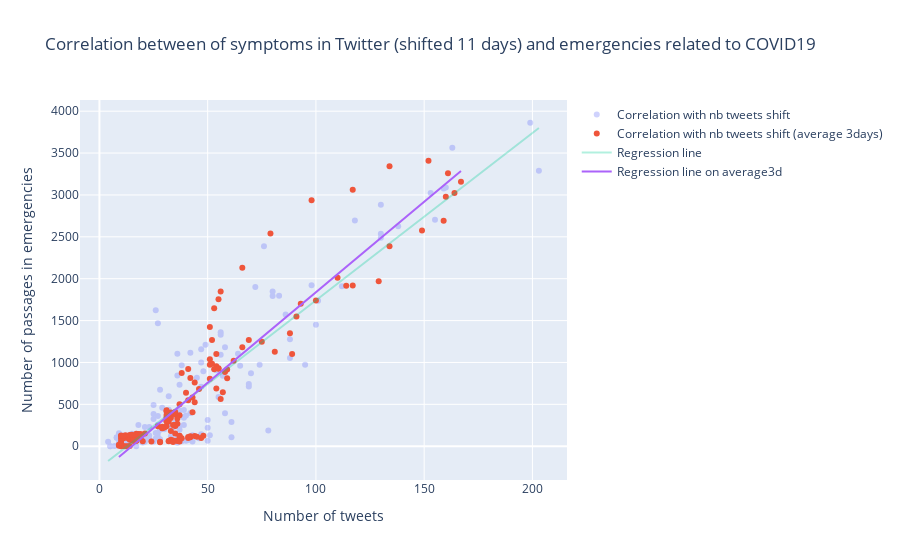

Notebook code for this chart:
### Code cell
def plot_symptoms_correlation(log=False):
    
    def select_df(in_df):
        out_df = in_df[['urgences','symptoms']]
        if log==True:
            out_df = in_df[[col for col in in_df.columns if col.startswith('log')]]
            out_df.columns = out_df.columns.str.replace('log_', '')
            out_df = out_df.dropna()
        return out_df
    df = select_df(correlation_matrix)
    df_3 = select_df(correlation_matrix_3)
        
    # Regressions
    reg = LinearRegression().fit(np.vstack(df['symptoms']), df['urgences'])
    bestfit = reg.predict(np.vstack(df['symptoms']))
    
    reg_3 = LinearRegression().fit(np.vstack(df_3['symptoms']), df_3['urgences'])
    bestfit_3 = reg_3.predict(np.vstack(df_3['symptoms']))
    
    
    
    # Plot the graph
    traces=[]
    traces.append(go.Scatter(x = df['symptoms'],
                             y = df['urgences'],
                            mode = 'markers',
                             opacity=0.3,
                             name = 'Correlation with nb tweets shift'))
    traces.append(go.Scatter (x = df_3['symptoms'],
                            y = df_3['urgences'],
                            mode = 'markers',
                             name = 'Correlation with nb tweets shift (average 3days)'))
    
    traces.append(go.Scatter(x=df['symptoms'],
                            y=bestfit,
                             opacity=0.3,
                            mode='lines',
                            name='Regression line'))
    
    traces.append(go.Scatter(x=df_3['symptoms'],
                            y=bestfit_3,
                            mode='lines',
                            name='Regression line on average3d'))
    
    layout = go.Layout(title="Correlation between of symptoms in Twitter (shifted 11 days) and emergencies related to COVID19",
                       xaxis=dict(title='Number of tweets'),
                       yaxis=dict(title='Number of passages in emergencies'))
    
    fig = go.Figure(traces, layout)
    py.iplot(fig)
    
    #print("Regression coefficient on raw data : " + str(reg.coef_))
    #print("Regression coefficient on data averaged 3days : " + str(reg_3.coef_))

plot_symptoms_correlation()

### Figure 1 — Plotly figure (JSON) as saved in the notebook; plotly's stock layout.template omitted (floating-point values rounded to 4 significant figures; data arrays with more than 128 entries replaced by an {"elided": "..."} marker saying what was removed)
{"data": [{"mode": "markers", "name": "Correlation with nb tweets shift", "opacity": 0.3, "type": "scatter", "x": {"elided": "151 int values"}, "y": {"elided": "151 int values"}}, {"mode": "markers", "name": "Correlation with nb tweets shift (average 3days)", "type": "scatter", "x": {"elided": "149 int values"}, "y": {"elided": "149 int values"}}, {"mode": "lines", "name": "Regression line", "opacity": 0.3, "type": "scatter", "x": {"elided": "151 int values"}, "y": {"elided": "151 float values"}}, {"mode": "lines", "name": "Regression line on average3d", "type": "scatter", "x": {"elided": "149 int values"}, "y": {"elided": "149 float values"}}], "layout": {"title": {"text": "Correlation between of symptoms in Twitter (shifted 11 days) and emergencies related to COVID19"}, "xaxis": {"title": {"text": "Number of tweets"}}, "yaxis": {"title": {"text": "Number of passages in emergencies"}}}}
